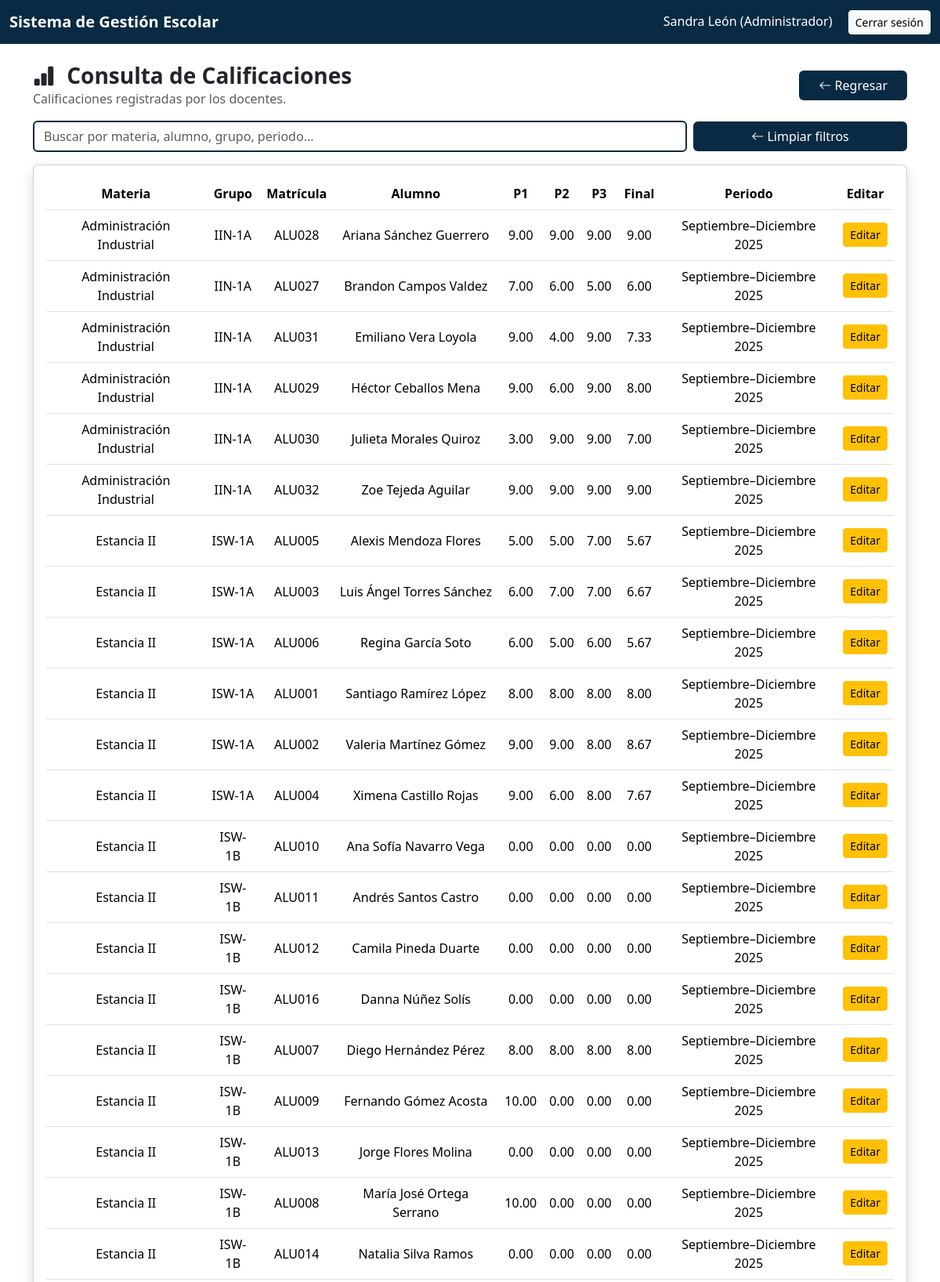
The app's page /index.php?action=consultaCalificaciones (signed in, upper part) with its own data.
### tables this page shows
CREATE TABLE `calificaciones` (
  `idCalificacion` int(11) NOT NULL AUTO_INCREMENT,
  `idInscripcion` int(11) NOT NULL,
  `idMateria` int(11) NOT NULL,
  `calificacionParcial1` decimal(5,2) DEFAULT NULL,
  `calificacionParcial2` decimal(5,2) DEFAULT NULL,
  `calificacionParcial3` decimal(5,2) DEFAULT NULL,
  `calificacionFinal` decimal(5,2) DEFAULT NULL,
  PRIMARY KEY (`idCalificacion`),
  KEY `idInscripcion` (`idInscripcion`),
  KEY `idMateria` (`idMateria`),
  CONSTRAINT `calificaciones_ibfk_1` FOREIGN KEY (`idInscripcion`) REFERENCES `inscripciones` (`idInscripcion`) ON DELETE CASCADE ON UPDATE CASCADE,
  CONSTRAINT `calificaciones_ibfk_2` FOREIGN KEY (`idMateria`) REFERENCES `materias` (`idMateria`) ON DELETE CASCADE ON UPDATE CASCADE
);

CREATE TABLE `materias` (
  `idMateria` int(11) NOT NULL AUTO_INCREMENT,
  `nombreMateria` varchar(100) NOT NULL,
  `claveMateria` varchar(20) NOT NULL,
  `horasSemana` int(11) DEFAULT NULL,
  `idPeriodo` int(11) DEFAULT NULL,
  PRIMARY KEY (`idMateria`),
  UNIQUE KEY `claveMateria` (`claveMateria`),
  KEY `idPeriodo` (`idPeriodo`),
  CONSTRAINT `materias_ibfk_1` FOREIGN KEY (`idPeriodo`) REFERENCES `periodosescolares` (`idPeriodo`) ON DELETE CASCADE ON UPDATE CASCADE
);

CREATE TABLE `grupos` (
  `idGrupo` int(11) NOT NULL AUTO_INCREMENT,
  `nombreGrupo` varchar(50) NOT NULL,
  `idCarrera` int(11) NOT NULL,
  `idPeriodo` int(11) NOT NULL,
  PRIMARY KEY (`idGrupo`),
  KEY `idCarrera` (`idCarrera`),
  KEY `idPeriodo` (`idPeriodo`),
  CONSTRAINT `grupos_ibfk_1` FOREIGN KEY (`idCarrera`) REFERENCES `carreras` (`idCarrera`) ON DELETE CASCADE ON UPDATE CASCADE,
  CONSTRAINT `grupos_ibfk_2` FOREIGN KEY (`idPeriodo`) REFERENCES `periodosescolares` (`idPeriodo`) ON DELETE CASCADE ON UPDATE CASCADE
);

CREATE TABLE `usuarios` (
  `idUsuario` int(11) NOT NULL AUTO_INCREMENT,
  `matricula` varchar(20) NOT NULL,
  `nombres` varchar(100) NOT NULL,
  `apePaterno` varchar(50) NOT NULL,
  `apeMaterno` varchar(50) DEFAULT NULL,
  `sexo` enum('Masculino','Femenino') NOT NULL,
  `fechaNacimiento` date NOT NULL,
  `correo` varchar(100) NOT NULL,
  `contrasena` varchar(255) NOT NULL,
  `rol` enum('Administrador','Docente','Alumno','Administrativo') NOT NULL,
  `activo` tinyint(1) DEFAULT 1,
  PRIMARY KEY (`idUsuario`),
  UNIQUE KEY `matricula` (`matricula`),
  UNIQUE KEY `correo` (`correo`)
);

CREATE TABLE `periodosescolares` (
  `idPeriodo` int(11) NOT NULL AUTO_INCREMENT,
  `nombrePeriodo` varchar(50) NOT NULL,
  `fechaInicio` date NOT NULL,
  `fechaFin` date NOT NULL,
  PRIMARY KEY (`idPeriodo`)
);

### app/controllers/consultaCalifController.php (called while the page is built, shortened)
<?php
    require_once __DIR__ . '/../models/consultaCalifModel.php';
    class ConsultaCalifController {
        private $model;
        public function __construct($connection) {
            $this->model = new ConsultaCalifModel($connection);
        }
        public function consulta() {
            $rol = $_SESSION['usuario']['rol'];
            switch ($rol) {
                case 'Administrador':
                case 'Administrativo':
                    $datos = $this->model->obtenerTodasLasCalificaciones();
                    break;
            }
            include __DIR__ . '/../views/Calificaciones/consultaCalifView.php';
        }
    }

### app/models/consultaCalifModel.php (called while the page is built, shortened)
<?php
class ConsultaCalifModel {
    private $connection;
    public function __construct($connection) {
        $this->connection = $connection;
    }
    public function obtenerTodasLasCalificaciones() {
        $sql = "
            SELECT
                c.idInscripcion,
                c.idMateria,
                m.nombreMateria,
                g.nombreGrupo,
                u.matricula,
                CONCAT(u.nombres,' ',u.apePaterno,' ',u.apeMaterno) AS alumno,
                c.calificacionParcial1,
                c.calificacionParcial2,
                c.calificacionParcial3,
                c.calificacionFinal,
                p.nombrePeriodo
            FROM calificaciones c
            INNER JOIN materias m ON m.idMateria = c.idMateria
            INNER JOIN inscripciones i ON i.idInscripcion = c.idInscripcion
            INNER JOIN grupos g ON g.idGrupo = i.idGrupo
            INNER JOIN periodosEscolares p ON p.idPeriodo = g.idPeriodo
            INNER JOIN alumnos a ON a.idAlumno = i.idAlumno
            INNER JOIN usuarios u ON u.idUsuario = a.idUsuario
            ORDER BY p.idPeriodo DESC
        ";
        return $this->connection->query($sql);
    }
}

### app/views/Calificaciones/consultaCalifView.php (the view, shortened to what this page needs)
<?php
    $rol = $_SESSION['usuario']['rol'];
    $colorRol = match($rol) {
        'Administrador'  => '#0A2A43',
        'Administrativo' => '#320B86',
        'Docente' => '#06402B',
        'Alumno' => '#1E88E5',
        default => '#6D28D9'
    };
?>
<!DOCTYPE html>
<html lang="en">
<head>
</head>
    <link href="https://cdn.jsdelivr.net/npm/bootstrap@5.3.3/dist/css/bootstrap.min.css" rel="stylesheet">
    <link href="https://cdn.jsdelivr.net/npm/bootstrap-icons@1.11.3/font/bootstrap-icons.css" rel="stylesheet">
<body>
    <nav class="navbar navbar-expand-lg navbar-dark navbar-dinamica">
        <div class="container-fluid">
            <span class="navbar-brand fw-bold">
                Sistema de Gestión Escolar
            </span>
            <div class="text-white">
                <?= $_SESSION['usuario']['nombre'] ?> (<?= $_SESSION['usuario']['rol'] ?>)
                <a href="<?= BASE_URL ?>index.php?action=logout"
                class="btn btn-light btn-sm ms-3">
                Cerrar sesión
                </a>
            </div>
        </div>
    </nav>
    <div class="container mt-4">
        <div class="d-flex justify-content-between align-items-center mb-3">
            <div>
                <h3 class="fw-bold mb-0">
                    <i class="bi bi-bar-chart-fill me-2"></i>
                    Consulta de Calificaciones
                </h3>
                <p class="text-muted mb-0">Calificaciones registradas por los docentes.</p>
            </div>
            <?php
                $dashboard = match($_SESSION['usuario']['rol']) {
                    'Administrador'  => 'dashboard',
                    'Administrativo' => 'dashboard_administrativo',
                    'Docente'        => 'dashboard_docente',
                    'Alumno'         => 'dashboard_alumno',
                    default          => 'dashboard'
                };
            ?>
            <a href="index.php?action=<?= $dashboard ?>" class="btn btn-dinamico px-4">
                <i class="bi bi-arrow-left"></i> Regresar
            </a>
        </div>
        <div class="mb-3">
            <div class="row g-2 align-items-center">
                <div class="col-md-9">
                    <input
                        type="text"
                        id="filtroCalificaciones"
                        class="form-control"
                        placeholder="Buscar por materia, alumno, grupo, periodo..."
                        style="border: 2px solid <?= $colorRol ?>;"
                    >
                </div>
                <div class="col-md-3 text-end">
                    <a href="<?= BASE_URL ?>index.php?action=consultaCalificaciones"
                        class="btn btn-dinamico w-100">
                        <i class="bi bi-arrow-left"></i> Limpiar filtros
                    </a>
                </div>
            </div>
        </div>
        <div class="card mb-4 shadow fade-slide">
            <div class="card-body">
                <table class="table table-hover align-middle">
                <thead class="thead-dinamico text-center">
                    <tr>
                        <th>Materia</th>
                        <th>Grupo</th>
                        <th>Matrícula</th>
                        <th>Alumno</th>
                        <th>P1</th>
                        <th>P2</th>
                        <th>P3</th>
                        <th>Final</th>
                        <th>Periodo</th>
                        <?php if (in_array($_SESSION['usuario']['rol'], ['Administrador','Administrativo'])): ?>
                        <th>Editar</th>
                        <?php endif; ?>
                    </tr>
                </thead>
                <tbody class="text-center">
                <?php while($row = $datos->fetch_assoc()): ?>
                <tr>
                    <td><?= $row['nombreMateria'] ?></td>
                    <td><?= $row['nombreGrupo'] ?></td>
                    <td><?= $row['matricula'] ?></td>
                    <td><?= $row['alumno'] ?></td>
                    <td><?= $row['calificacionParcial1'] ?></td>
                    <td><?= $row['calificacionParcial2'] ?></td>
                    <td><?= $row['calificacionParcial3'] ?></td>
                    <td><?= $row['calificacionFinal'] ?></td>
                    <td><?= $row['nombrePeriodo'] ?></td>
                    <?php if (in_array($_SESSION['usuario']['rol'], ['Administrador','Administrativo'])): ?>
                    <td>
                        <a href="index.php?action=consultaCalificaciones&edit=1&ins=<?= $row['idInscripcion'] ?>&mat=<?= $row['idMateria'] ?>"
                        class="btn btn-warning btn-sm">
                        Editar
                        </a>
                    </td>
                    <?php endif; ?>
                </tr>
                <?php endwhile; ?>
                </tbody>
            </table>
            </div>
        </div>
    </div>
</body>
</html>

### records on screen
calificaciones: idMateria.nombreMateria "Estancia II", grupos.nombreGrupo "ISW-1A", usuarios.matricula "ALU001", alumno "Santiago Ramírez López", calificacionParcial1 "8.00", calificacionParcial2 "8.00", calificacionParcial3 "8.00", calificacionFinal "8.00", periodosescolares.nombrePeriodo "Septiembre–Diciembre 2025"
calificaciones: idMateria.nombreMateria "Estancia II", grupos.nombreGrupo "ISW-1A", usuarios.matricula "ALU002", alumno "Valeria Martínez Gómez", calificacionParcial1 "9.00", calificacionParcial2 "9.00", calificacionParcial3 "8.00", calificacionFinal "8.67", periodosescolares.nombrePeriodo "Septiembre–Diciembre 2025"
calificaciones: idMateria.nombreMateria "Estancia II", grupos.nombreGrupo "ISW-1A", usuarios.matricula "ALU003", alumno "Luis Ángel Torres Sánchez", calificacionParcial1 "6.00", calificacionParcial2 "7.00", calificacionParcial3 "7.00", calificacionFinal "6.67", periodosescolares.nombrePeriodo "Septiembre–Diciembre 2025"
calificaciones: idMateria.nombreMateria "Estancia II", grupos.nombreGrupo "ISW-1A", usuarios.matricula "ALU004", alumno "Ximena Castillo Rojas", calificacionParcial1 "9.00", calificacionParcial2 "6.00", calificacionParcial3 "8.00", calificacionFinal "7.67", periodosescolares.nombrePeriodo "Septiembre–Diciembre 2025"
calificaciones: idMateria.nombreMateria "Estancia II", grupos.nombreGrupo "ISW-1A", usuarios.matricula "ALU005", alumno "Alexis Mendoza Flores", calificacionParcial1 "5.00", calificacionParcial2 "5.00", calificacionParcial3 "7.00", calificacionFinal "5.67", periodosescolares.nombrePeriodo "Septiembre–Diciembre 2025"
calificaciones: idMateria.nombreMateria "Estancia II", grupos.nombreGrupo "ISW-1A", usuarios.matricula "ALU006", alumno "Regina García Soto", calificacionParcial1 "6.00", calificacionParcial2 "5.00", calificacionParcial3 "6.00", calificacionFinal "5.67", periodosescolares.nombrePeriodo "Septiembre–Diciembre 2025"
calificaciones: idMateria.nombreMateria "Estancia II", grupos.nombreGrupo "ISW-1B", usuarios.matricula "ALU007", alumno "Diego Hernández Pérez", calificacionParcial1 "8.00", calificacionParcial2 "8.00", calificacionParcial3 "8.00", calificacionFinal "8.00", periodosescolares.nombrePeriodo "Septiembre–Diciembre 2025"
calificaciones: idMateria.nombreMateria "Estancia II", grupos.nombreGrupo "ISW-1B", usuarios.matricula "ALU008", alumno "María José Ortega Serrano", calificacionParcial1 "10.00", calificacionParcial2 "0.00", calificacionParcial3 "0.00", calificacionFinal "0.00", periodosescolares.nombrePeriodo "Septiembre–Diciembre 2025"
calificaciones: idMateria.nombreMateria "Estancia II", grupos.nombreGrupo "ISW-1B", usuarios.matricula "ALU009", alumno "Fernando Gómez Acosta", calificacionParcial1 "10.00", calificacionParcial2 "0.00", calificacionParcial3 "0.00", calificacionFinal "0.00", periodosescolares.nombrePeriodo "Septiembre–Diciembre 2025"
calificaciones: idMateria.nombreMateria "Estancia II", grupos.nombreGrupo "ISW-1B", usuarios.matricula "ALU010", alumno "Ana Sofía Navarro Vega", calificacionParcial1 "0.00", calificacionParcial2 "0.00", calificacionParcial3 "0.00", calificacionFinal "0.00", periodosescolares.nombrePeriodo "Septiembre–Diciembre 2025"
calificaciones: idMateria.nombreMateria "Estancia II", grupos.nombreGrupo "ISW-1B", usuarios.matricula "ALU011", alumno "Andrés Santos Castro", calificacionParcial1 "0.00", calificacionParcial2 "0.00", calificacionParcial3 "0.00", calificacionFinal "0.00", periodosescolares.nombrePeriodo "Septiembre–Diciembre 2025"
calificaciones: idMateria.nombreMateria "Estancia II", grupos.nombreGrupo "ISW-1B", usuarios.matricula "ALU012", alumno "Camila Pineda Duarte", calificacionParcial1 "0.00", calificacionParcial2 "0.00", calificacionParcial3 "0.00", calificacionFinal "0.00", periodosescolares.nombrePeriodo "Septiembre–Diciembre 2025"
calificaciones: idMateria.nombreMateria "Estancia II", grupos.nombreGrupo "ISW-1B", usuarios.matricula "ALU013", alumno "Jorge Flores Molina", calificacionParcial1 "0.00", calificacionParcial2 "0.00", calificacionParcial3 "0.00", calificacionFinal "0.00", periodosescolares.nombrePeriodo "Septiembre–Diciembre 2025"
calificaciones: idMateria.nombreMateria "Estancia II", grupos.nombreGrupo "ISW-1B", usuarios.matricula "ALU014", alumno "Natalia Silva Ramos", calificacionParcial1 "0.00", calificacionParcial2 "0.00", calificacionParcial3 "0.00", calificacionFinal "0.00", periodosescolares.nombrePeriodo "Septiembre–Diciembre 2025"
calificaciones: idMateria.nombreMateria "Estancia II", grupos.nombreGrupo "ISW-1B", usuarios.matricula "ALU016", alumno "Danna Núñez Solís", calificacionParcial1 "0.00", calificacionParcial2 "0.00", calificacionParcial3 "0.00", calificacionFinal "0.00", periodosescolares.nombrePeriodo "Septiembre–Diciembre 2025"
calificaciones: idMateria.nombreMateria "Administración Industrial", grupos.nombreGrupo "IIN-1A", usuarios.matricula "ALU027", alumno "Brandon Campos Valdez", calificacionParcial1 "7.00", calificacionParcial2 "6.00", calificacionParcial3 "5.00", calificacionFinal "6.00", periodosescolares.nombrePeriodo "Septiembre–Diciembre 2025"
calificaciones: idMateria.nombreMateria "Administración Industrial", grupos.nombreGrupo "IIN-1A", usuarios.matricula "ALU028", alumno "Ariana Sánchez Guerrero", calificacionParcial1 "9.00", calificacionParcial2 "9.00", calificacionParcial3 "9.00", calificacionFinal "9.00", periodosescolares.nombrePeriodo "Septiembre–Diciembre 2025"
calificaciones: idMateria.nombreMateria "Administración Industrial", grupos.nombreGrupo "IIN-1A", usuarios.matricula "ALU029", alumno "Héctor Ceballos Mena", calificacionParcial1 "9.00", calificacionParcial2 "6.00", calificacionParcial3 "9.00", calificacionFinal "8.00", periodosescolares.nombrePeriodo "Septiembre–Diciembre 2025"
calificaciones: idMateria.nombreMateria "Administración Industrial", grupos.nombreGrupo "IIN-1A", usuarios.matricula "ALU030", alumno "Julieta Morales Quiroz", calificacionParcial1 "3.00", calificacionParcial2 "9.00", calificacionParcial3 "9.00", calificacionFinal "7.00", periodosescolares.nombrePeriodo "Septiembre–Diciembre 2025"
calificaciones: idMateria.nombreMateria "Administración Industrial", grupos.nombreGrupo "IIN-1A", usuarios.matricula "ALU031", alumno "Emiliano Vera Loyola", calificacionParcial1 "9.00", calificacionParcial2 "4.00", calificacionParcial3 "9.00", calificacionFinal "7.33", periodosescolares.nombrePeriodo "Septiembre–Diciembre 2025"
calificaciones: idMateria.nombreMateria "Administración Industrial", grupos.nombreGrupo "IIN-1A", usuarios.matricula "ALU032", alumno "Zoe Tejeda Aguilar", calificacionParcial1 "9.00", calificacionParcial2 "9.00", calificacionParcial3 "9.00", calificacionFinal "9.00", periodosescolares.nombrePeriodo "Septiembre–Diciembre 2025"

### other values on screen
$_SESSION['usuario']['nombre'] "Sandra León"
$_SESSION['usuario']['rol'] "Administrador"
